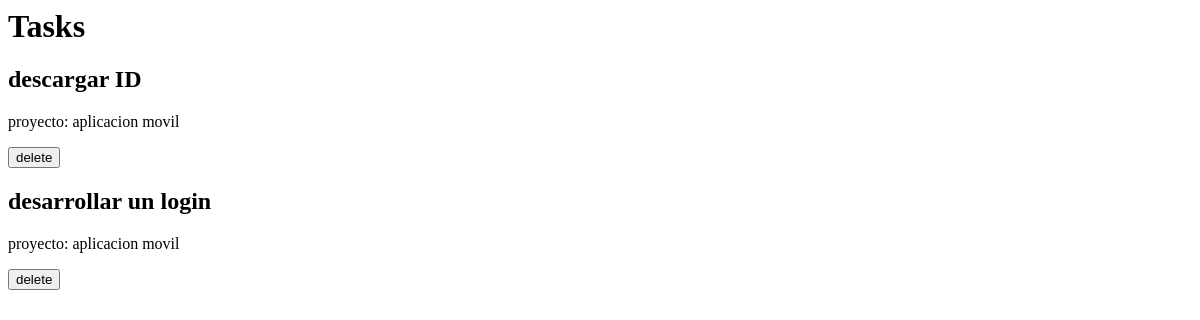
The page /tasks/ on the database as committed earlier.
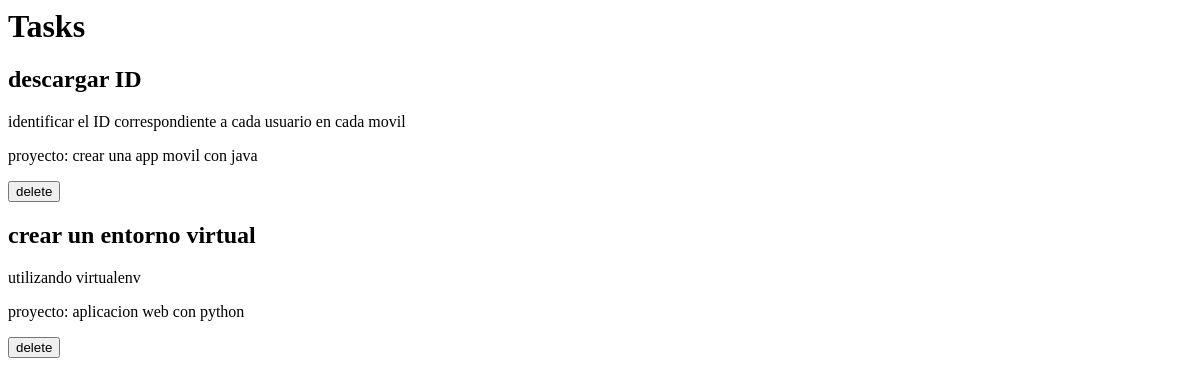
The same page on the database as committed later.
### store/models.py (models this page shows, shortened)
class Task(models.Model):
    title = models.CharField(max_length=100)#para un numero de textos permitidos escribir
    description = models.TextField()#para textos mucho mas largos
    Project = models.ForeignKey(Project, on_delete=models.CASCADE)#Aqui se hace la relacion de las dos clases o mejor dicho de las dos tablas

class Project(models.Model):
    name = models.CharField(max_length=100)

### store/views.py (the view)
# urls.py: path('tasks/', views.tasks),
def tasks(request):#se recibe un id mediante la url que es recibido como un parametro en esta funcion
    tasks = Task.objects.all()
    return render(request, 'task.html', {'tasks': tasks})

### store/templates/task.html
<h1>Tasks</h1>
{% for task in tasks %}
    <div>
        <h2>{{task.title}}</h2>
        <p>{{task.description}}</p>
        <p>proyecto: {{task.Project.name}}</p>
        <button>
            delete
        </button>
    </div>
{% endfor %}

Rows that differ between the two databases and show on the page:
removed Task: title "desarrollar un login", Project.name "aplicacion movil"
changed Task "descargar ID": description (not shown) → "identificar el ID correspondiente a cada usuario en cada movil"; Project.name "aplicacion movil" → "crear una app movil con java"
added Task: title "crear un entorno virtual", description "utilizando virtualenv", Project.name "aplicacion web con python"
